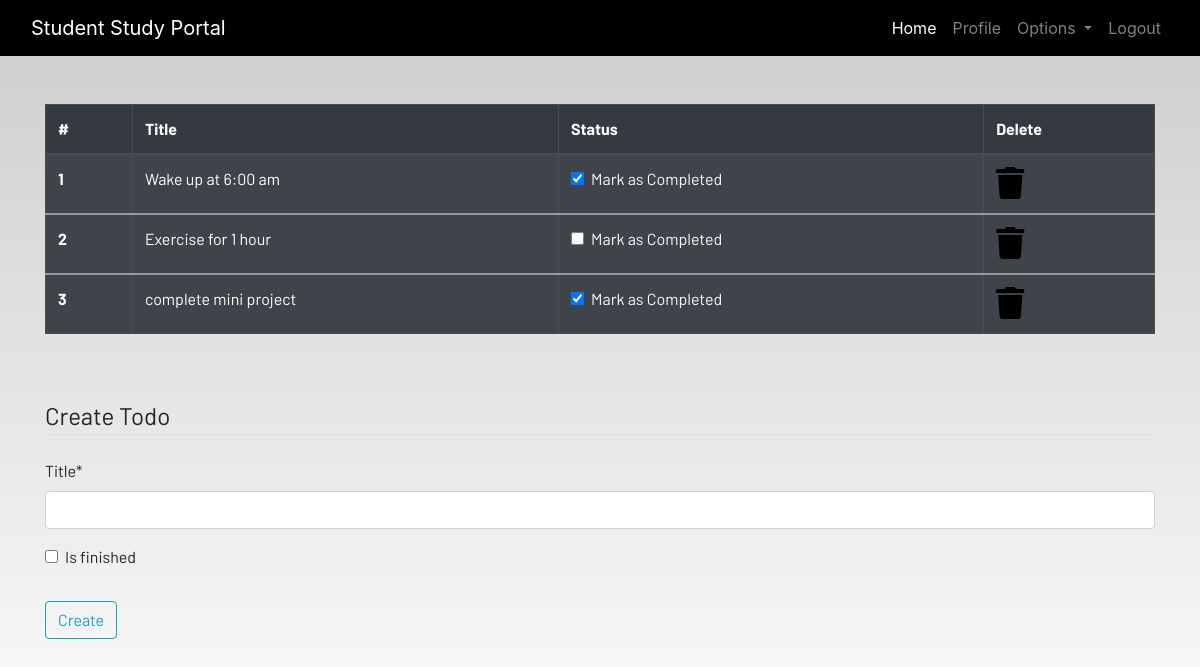
Page /todo (signed in) on the committed database.
### dashboard/models.py (models this page shows, shortened)
class Todo(models.Model):
	user = models.ForeignKey(User,on_delete=models.CASCADE)
	title = models.CharField(max_length=100)
	is_finished = models.BooleanField(default=False)

### dashboard/views.py (the view)
# urls.py: path('todo',views.todo,name="todo"),
@login_required
def todo(request):
    if request.method == "POST":
        form = TodoForm(request.POST)
        if form.is_valid():
            try:
                finished = request.POST['is_finished']
                if finished == 'on':
                    finished = True
                else:
                    finished = False
            except:
                finished = False
            todos = Todo(
                user=request.user,
                title=request.POST['title'],
                is_finished=finished
            )
            todos.save()
            messages.success(
                request, f'TO-DO Added from {request.user.username} successfully!!')
    else:
        form = TodoForm()
    todo = Todo.objects.filter(user=request.user)
    if len(todo) == 0:
        todos_done = True
    else:
        todos_done = False
    context = {
        'form': form,
        'todos': todo,
        'todos_done': todos_done,
    }
    return render(request, 'todo.html', context)

### dashboard/forms.py
class TodoForm(forms.ModelForm):
	class Meta:
		model = Todo
		fields = ['title','is_finished']

### dashboard/templates/todo.html (shortened to what this page needs)
{% extends 'base.html' %}
{% load static %}
{% load crispy_forms_tags %}
{% block content %}
<div class="container">
    {% if not todos_done %}
    <table class="table table-striped table-bordered table-hover table-dark">
        <thead>
            <tr>
                <th scope="col">#</th>
                <th scope="col">Title</th>
                <th scope="col">Status</th>
                <th scope="col">Delete</th>
            </tr>
        </thead>
        {% for todo in todos %}
        <tbody>
            <tr>
                <th scope="row">{{forloop.counter}}</th>
                <td>{{todo.title}}</td>
                <td>
                    <a href="{% url 'update-todo' todo.id %}">
                        <div class="form-check">
                            {% if todo.is_finished == True %}
                            <input class="form-check-input" type="checkbox" value="" checked >
                            {% else %}
                            <input class="form-check-input" type="checkbox" value="" >
                            {% endif %}
                            <label class="form-check-label text-light" for="flexCheckDefault">
                                Mark as Completed
                            </label>
                        </div>
                    </a>
                </td>
                <td><a href="{% url 'delete-todo' todo.id %}"><i class="fa fa-trash fa-2x"></i></a></td>
            </tr>
        </tbody>
        {% endfor %}
    </table>
    {% else %}
    <h4>All tasks have been done!! create to add more</h4>
    {% endif %}
</div><br><br>
<div class="container">
    <form method="POST">
        <fieldset class="form-group">
            <legend class="border-bottom mb-4">Create Todo</legend>
            {{form | crispy }}
        </fieldset>
        <div class="form-group">
            <button href="" class="btn btn-outline-info" type="submit">
                Create
            </button>
        </div>
    </form>
</div>
{% endblock content %}

### static/css/main.css (style rules this page uses)
html { scroll-behavior: smooth; height: 100%; width: 100%; }
a { text-decoration: none !important; color: black; }
html, body { max-width: 100%; overflow-x: hidden; height: 100%; width: 100%; }
body { background: linear-gradient(rgba(0, 0, 0, 0.2), rgba(255, 255, 255, 0.5)); overflow-x: hidden; background-repeat: no-repeat; }
.fa { color: black; }

### rows in the picture
Todo: title "Wake up at 6:00 am"
Todo: title "Exercise for 1 hour"
Todo: title "complete mini project"
